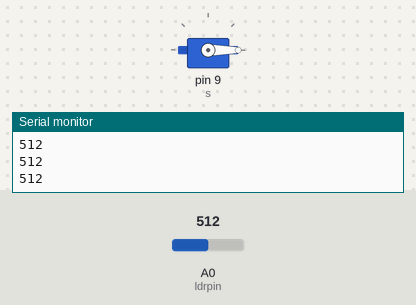
This sketch was run on a simulated Arduino Uno, built with avr-gcc and run on an emulated ATmega328P. Parts: servo, the last lines printed to the serial monitor. The test bench sets the inputs (shaded band); at power-on: A0 (ldrpin) = 512.

Above: at 1.2 s.
1.3 s: A0 (ldrpin) set to 964
2.8 s: A0 (ldrpin) set to 990
At 3.2 s:
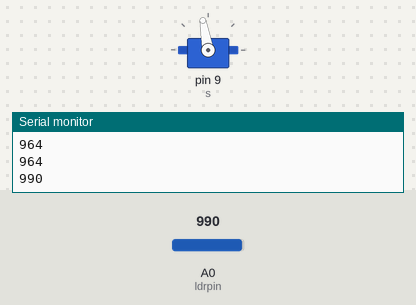
5.8 s: A0 (ldrpin) set to 970
At 6.9 s:
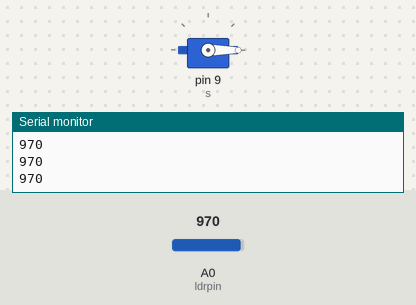
7.3 s: A0 (ldrpin) set to 1023
At 7.7 s:
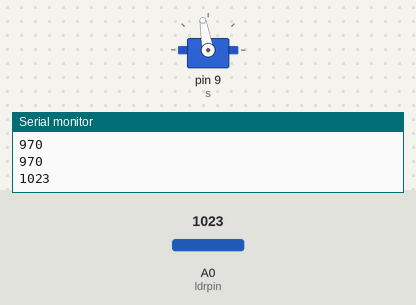
Timing chart, 0 to 11.3 s (numbered marks = the images above; inputs shaded):
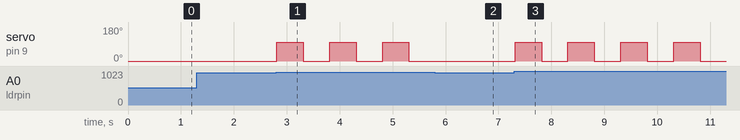

The sketch:

sketch_jun16b.ino
```cpp
#include <Servo.h>
Servo s;

#define ldrpin A0
#define spin 9

void setup() {
  // put your setup code here, to run once:

  pinMode(ldrpin, INPUT);
  s.attach(9);
  s.write(0);

  Serial.begin(9600);
}

void loop() {
  // put your main code here, to run repeatedly:
  delay(100);

  int x = analogRead(ldrpin);

  Serial.println(x);

  if (x >= 980) {
    s.write(100);
    delay(500);
    s.write(0);
    delay(400);
  }
}
```

Measured:
- the behaviour switches between 979 and 980 on A0 (ldrpin) (found by bisection; images 0 and 1)
- after the input at 2.8 s, servo on pin 9 (s): alternates 100° for 0.50 s and 0° for 0.50 s, starting at once
- after the input at 5.8 s, servo on pin 9 (s): stays 0° (without the input it goes to 100° after 0.01 s)
- after the input at 7.3 s, servo on pin 9 (s): alternates 100° for 0.50 s and 0° for 0.50 s, starting at once
